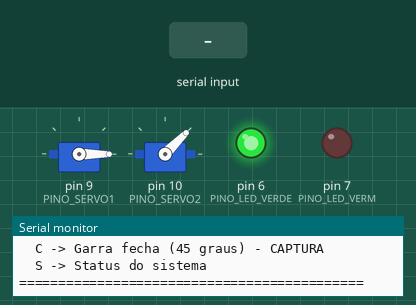
This sketch was run on a simulated Arduino Uno, built with avr-gcc and run on an emulated ATmega328P. Parts: 2 × servo, output pins drawn as LEDs (lit = HIGH), the last lines printed to the serial monitor. Dashed ring = blinking. The test bench sets the inputs (shaded band).

Above: at 2.9 s.
3.0 s: "U\n" received over Serial
At 5.2 s:
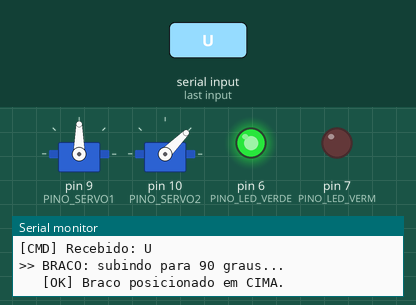
5.5 s: byte 67 ('C') received over Serial
At 5.68 s:
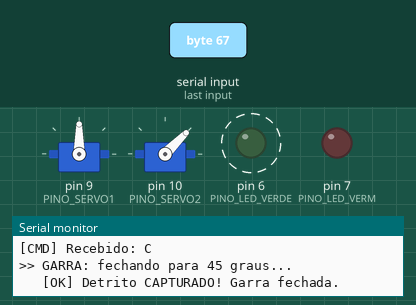
7.4 s: byte 79 ('O') received over Serial
At 9.1 s:
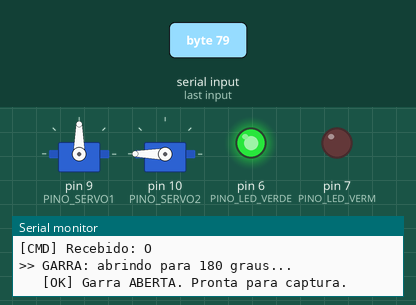
10.4 s: byte 68 ('D') received over Serial
At 12.1 s:
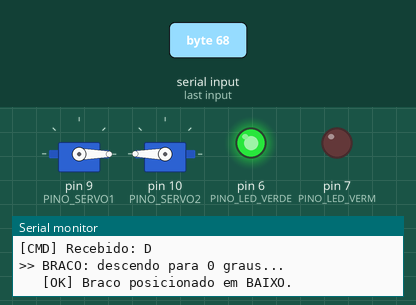
12.9 s: byte 83 ('S') received over Serial
At 13.2 s:
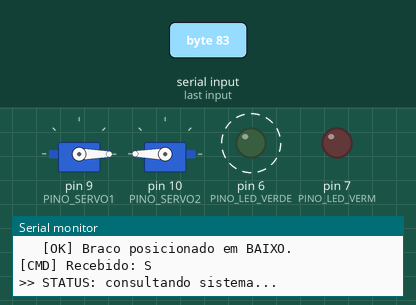
15.9 s: byte 85 ('U') received over Serial
At 16.35 s:
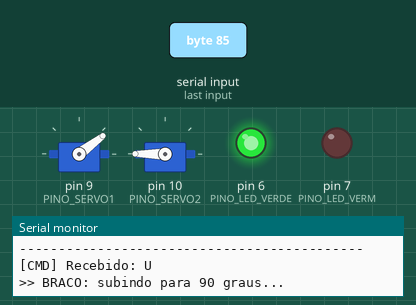
Timing chart, 0 to 18.9 s (numbered marks = the images above; inputs shaded):
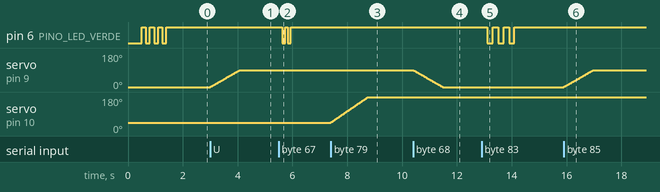

The sketch:

space_debris_arm.ino
```cpp
#include <Servo.h>

// ── Pinos ──────────────────────────────────────────────────
const int PINO_SERVO1    = 9;
const int PINO_SERVO2    = 10;
const int PINO_LED_VERDE = 6;
const int PINO_LED_VERM  = 7;

// ── Ângulos predefinidos ────────────────────────────────────
const int BRACO_CIMA    = 90;
const int BRACO_BAIXO   =  0;
const int GARRA_ABERTA  = 180;
const int GARRA_FECHADA = 45;

// ── Objetos Servo ───────────────────────────────────────────
Servo servo1;
Servo servo2;

// ── Estado global ──────────────────────────────────────────
int  anguloBraco = BRACO_BAIXO;
int  anguloGarra = GARRA_ABERTA;
bool sistemaOK   = true;

// ── Protótipos ─────────────────────────────────────────────
void moverBraco(int angulo);
void moverGarra(int angulo);
void piscaLED(int pino, int vezes, int intervalo);
void imprimirStatus();
void verificarSistema();
void inicializarPosicao();

// ===========================================================
void setup() {
  Serial.begin(9600);

  pinMode(PINO_LED_VERDE, OUTPUT);
  pinMode(PINO_LED_VERM,  OUTPUT);

  servo1.attach(PINO_SERVO1);
  servo2.attach(PINO_SERVO2);

  inicializarPosicao();

  piscaLED(PINO_LED_VERDE, 3, 150);
  digitalWrite(PINO_LED_VERDE, HIGH);

  Serial.println(F("============================================"));
  Serial.println(F("  SPACE DEBRIS CAPTURE ARM - v1.0.0"));
  Serial.println(F("  Sistema inicializado com sucesso!"));
  Serial.println(F("============================================"));
  Serial.println(F("Comandos:"));
  Serial.println(F("  U -> Braco sobe  (90 graus)"));
  Serial.println(F("  D -> Braco desce  (0 graus)"));
  Serial.println(F("  O -> Garra abre (180 graus)"));
  Serial.println(F("  C -> Garra fecha (45 graus) - CAPTURA"));
  Serial.println(F("  S -> Status do sistema"));
  Serial.println(F("============================================"));
}

// ===========================================================
void loop() {
  verificarSistema();

  if (Serial.available() > 0) {
    char cmd = Serial.read();

    if (cmd == '\r' || cmd == '\n' || cmd == ' ') return;

    cmd = toupper(cmd);

    Serial.print(F("[CMD] Recebido: "));
    Serial.println(cmd);

    switch (cmd) {
      case 'U':
        Serial.println(F(">> BRACO: subindo para 90 graus..."));
        moverBraco(BRACO_CIMA);
        Serial.println(F("   [OK] Braco posicionado em CIMA."));
        break;

      case 'D':
        Serial.println(F(">> BRACO: descendo para 0 graus..."));
        moverBraco(BRACO_BAIXO);
        Serial.println(F("   [OK] Braco posicionado em BAIXO."));
        break;

      case 'O':
        Serial.println(F(">> GARRA: abrindo para 180 graus..."));
        moverGarra(GARRA_ABERTA);
        Serial.println(F("   [OK] Garra ABERTA. Pronta para captura."));
        break;

      case 'C':
        Serial.println(F(">> GARRA: fechando para 45 graus..."));
        moverGarra(GARRA_FECHADA);
        Serial.println(F("   [OK] Detrito CAPTURADO! Garra fechada."));
        piscaLED(PINO_LED_VERDE, 2, 100);
        digitalWrite(PINO_LED_VERDE, HIGH);
        break;

      case 'S':
        Serial.println(F(">> STATUS: consultando sistema..."));
        piscaLED(PINO_LED_VERDE, 3, 200);
        digitalWrite(PINO_LED_VERDE, HIGH);
        imprimirStatus();
        break;

      default:
        Serial.print(F("[ERRO] Comando '"));
        Serial.print(cmd);
        Serial.println(F("' nao reconhecido. Use: U, D, O, C ou S"));
        piscaLED(PINO_LED_VERM, 1, 300);
        if (sistemaOK) digitalWrite(PINO_LED_VERDE, HIGH);
        break;
    }

    Serial.println();
  }
}

// ===========================================================
void moverBraco(int angulo) {
  int passo = (angulo > anguloBraco) ? 1 : -1;
  while (anguloBraco != angulo) {
    anguloBraco += passo;
    servo1.write(anguloBraco);
    delay(12);
  }
}

// ===========================================================
void moverGarra(int angulo) {
  int passo = (angulo > anguloGarra) ? 1 : -1;
  while (anguloGarra != angulo) {
    anguloGarra += passo;
    servo2.write(anguloGarra);
    delay(10);
  }
}

// ===========================================================
void piscaLED(int pino, int vezes, int intervalo) {
  for (int i = 0; i < vezes; i++) {
    digitalWrite(pino, HIGH);
    delay(intervalo);
    digitalWrite(pino, LOW);
    delay(intervalo);
  }
}

// ===========================================================
void imprimirStatus() {
  Serial.println(F("--------------------------------------------"));
  Serial.println(F("  RELATORIO DE STATUS - CAPTURE ARM"));
  Serial.println(F("--------------------------------------------"));

  Serial.print(F("  Sistema      : "));
  Serial.println(sistemaOK ? F("OPERACIONAL") : F("FALHA"));

  Serial.print(F("  Servo1 (Braco): "));
  Serial.print(anguloBraco);
  Serial.print(F(" graus -> "));
  Serial.println(anguloBraco >= 45 ? F("CIMA") : F("BAIXO"));

  Serial.print(F("  Servo2 (Garra): "));
  Serial.print(anguloGarra);
  Serial.print(F(" graus -> "));
  Serial.println(anguloGarra > 90 ? F("ABERTA") : F("FECHADA"));

  Serial.print(F("  LED Verde    : "));
  Serial.println(digitalRead(PINO_LED_VERDE) ? F("ACESO") : F("APAGADO"));

  Serial.print(F("  Uptime       : "));
  Serial.print(millis() / 1000);
  Serial.println(F(" s"));

  Serial.println(F("--------------------------------------------"));
}

// ===========================================================
void verificarSistema() {
  static unsigned long ultimaVerificacao = 0;
  unsigned long agora = millis();

  if (agora - ultimaVerificacao >= 5000) {
    ultimaVerificacao = agora;

    bool angOK = (anguloBraco >= 0 && anguloBraco <= 180) &&
    (anguloGarra  >= 0 && anguloGarra  <= 180);

    sistemaOK = angOK;

    if (sistemaOK) {
      digitalWrite(PINO_LED_VERDE, HIGH);
      digitalWrite(PINO_LED_VERM,  LOW);
    } else {
      digitalWrite(PINO_LED_VERDE, LOW);
      digitalWrite(PINO_LED_VERM,  HIGH);
      Serial.println(F("[ALERTA] Falha detectada no sistema!"));
    }
  }
}

// ===========================================================
void inicializarPosicao() {
  anguloBraco = BRACO_BAIXO;
  anguloGarra = GARRA_FECHADA;
  servo1.write(anguloBraco);
  servo2.write(anguloGarra);
  delay(500);
}
```

Measured:
- after the input at 3.0 s, servo on pin 9 (PINO_SERVO1): moves from 0° to 90° over 1.1 s, starting at once
- after the input at 5.5 s, pin 6 (PINO_LED_VERDE): alternates HIGH for 0.10 s and LOW for 0.10 s, 4 changes in all, then stays HIGH, starting after 0.14 s
- after the input at 7.4 s, servo on pin 10 (PINO_SERVO2): moves from 45° to 180° over 1.4 s, starting at once
- after the input at 10.4 s, servo on pin 9 (PINO_SERVO1): moves from 90° to 0° over 1.1 s, starting at once
- after the input at 12.9 s, pin 6 (PINO_LED_VERDE): alternates HIGH for 0.20 s and LOW for 0.20 s, 6 changes in all, then stays HIGH, starting after 0.20 s
- after the input at 15.9 s, servo on pin 9 (PINO_SERVO1): moves from 0° to 90° over 1.1 s, starting at once
